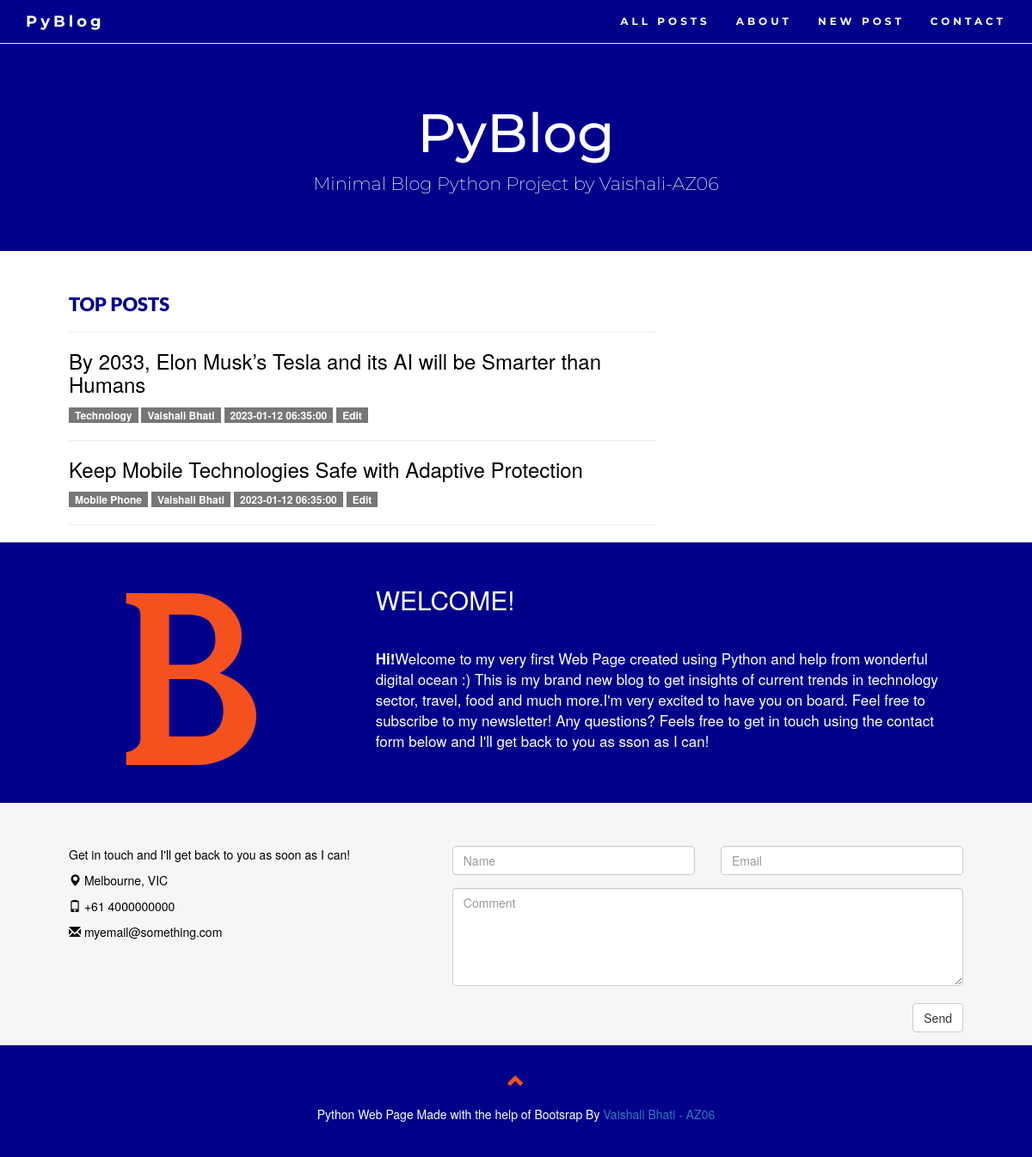
The page / on the database its author committed.
### tables this page shows
CREATE TABLE posts (
    id INTEGER PRIMARY KEY AUTOINCREMENT,
    created TIMESTAMP NOT NULL DEFAULT CURRENT_TIMESTAMP,
    label TEXT NOT NULL,
    title TEXT NOT NULL,
    content TEXT NOT NULL,
    author TEXT NOT NULL
);

### app.py (the view)
@app.route('/')
def index():
    conn = get_db_connection()
    posts = conn.execute('SELECT * FROM posts').fetchall()
    conn.close()
    return render_template('index.html', posts=posts)

### app.py (called while the page is built)
def get_db_connection():
    conn = sqlite3.connect('database.db')
    conn.row_factory = sqlite3.Row
    return conn

### templates/index.html
{% extends 'base.html' %}
{% block content %}
<h1 class="v-h1">{% block title %} Top Posts {% endblock %}</h1>
<hr>
{% for post in posts %}
<a href="{{ url_for('post', post_id=post['id']) }}">
    <h2 class="v-blogtitle">{{ post['title'] }}</h2>
</a>
<span class="badge badge-primary v-badge"">{{ post['label'] }}</span>
<span class=" badge badge-primary v-badge">{{ post['author'] }}</span>
<span class="badge badge-primary v-badge">{{ post['created'] }}</span>
<a href="{{ url_for('edit', id=post['id']) }}">
    <span class="badge badge-warning v-badge">Edit</span>
</a>
<hr>
{% endfor %}
{% endblock %}

### templates/base.html (shortened to what this page needs)
<!DOCTYPE html>
<html lang="en">
<head>
    <link rel="stylesheet" href="{{ url_for('static', filename= 'css/style.css') }}">
    <link rel="stylesheet" href="https://maxcdn.bootstrapcdn.com/bootstrap/3.4.1/css/bootstrap.min.css">
</head>
<body id="myPage" data-spy="scroll" data-target=".navbar" data-offset="60">
    <nav class="navbar navbar-default navbar-fixed-top">
        <div class="container">
            <div class="navbar-header">
                <a class="navbar-brand" href="{{ url_for('index')}}">PyBlog</a>
            </div>
            <div class="collapse navbar-collapse" id="myNavbar">
                <ul class="nav navbar-nav navbar-right">
                    <li><a href="#v-blog">ALL POSTS</a></li>
                    <li><a href="#about">ABOUT</a></li>
                    <li><a href="{{url_for('create')}}">NEW POST</a></li>
                    <li><a href="#contact">CONTACT</a></li>
                </ul>
            </div>
        </div>
    </nav>
    <div class="jumbotron text-center">
        <h1>PyBlog</h1>
        <p id="v-blog">Minimal Blog Python Project by Vaishali-AZ06</p>
    </div>
    <div id="about" class="container-fluid">
        <div class="row">
            <div class="col-sm-8">
                {% block content %} {% endblock %}
            </div>
        </div>
    </div>
    <div class="container-fluid v-bg-blue">
        <div class="row">
            <div class="col-sm-4">
                <span class="glyphicon glyphicon-bold logo v-glyph"></span>
            </div>
            <div class="col-sm-8">
                <h2>Welcome!</h2><br>
                <h4 class="v-h4"><strong>Hi!</strong>Welcome to my very first Web Page created using
                    Python and help from wonderful digital ocean :)
                    This is my brand new blog to get insights of current trends in technology sector, travel, food and
                    much more.I'm very excited to have you on board. Feel free to subscribe to my newsletter!
                    Any questions? Feels free to get in touch using the contact form below and I'll get back to you as
                    sson as I can!
                </h4><br>
            </div>
        </div>
    </div>
    <div id="contact" class="container-fluid v-padding bg-grey">
        <div class="row">
            <div class="col-sm-5">
                <p>Get in touch and I'll get back to you as soon as I can!</p>
                <p><span class="glyphicon glyphicon-map-marker"></span> Melbourne, VIC</p>
                <p><span class="glyphicon glyphicon-phone"></span> +61 4000000000</p>
                <p><span class="glyphicon glyphicon-envelope"></span> myemail@something.com</p>
            </div>
            <div class="col-sm-7">
                <div class="row">
                    <div class="col-sm-6 form-group">
                        <input class="form-control" id="name" name="name" placeholder="Name" type="text" required>
                    </div>
                    <div class="col-sm-6 form-group">
                        <input class="form-control" id="email" name="email" placeholder="Email" type="email" required>
                    </div>
                </div>
                <textarea class="form-control" id="comments" name="comments" placeholder="Comment"
                    rows="5"></textarea><br>
                <div class="row">
                    <div class="col-sm-12 form-group">
                        <button class="btn btn-default pull-right" type="submit">Send</button>
                    </div>
                </div>
            </div>
        </div>
    </div>
    <footer class="container-fluid text-center v-bg-blue">
        <a href="#myPage" title="To Top">
            <span class="glyphicon glyphicon-chevron-up"></span>
        </a>
        <p>Python Web Page Made with the help of Bootsrap By <a href="#">Vaishali Bhati - AZ06</a></p>
    </footer>
</body>
</html>

### static/css/style.css (style rules this page uses)
.v-padding { padding-top: 50px !important; color: #000; }
.v-glyph { margin-top: 30px; margin-left: 50px; }
.v-bg-blue { background: #00008B !important; color: #fff; padding-top: 30px; padding-bottom: 30px; }
.v-h1 { font-weight: 900; font-family: Lato, sans-serif; text-transform: uppercase; color: #00008B !important; font-size: 22px; }
.v-blogtitle { font-size: 24px; text-transform: inherit; color: #000; }
.v-badge { border-radius: 0 !important; }
body { font: 400 15px Lato, sans-serif; line-height: 1.8; color: #818181 !important; }
h2 { font-size: 24px; text-transform: uppercase; color: #303030; font-weight: 600; margin-bottom: 30px; }
.v-h4 { font-size: 17px; line-height: 24px; }
h4 { font-size: 19px; line-height: 1.375em; color: #303030; font-weight: 400; margin-bottom: 30px; }
.jumbotron { background-color: #00008B !important; color: #fff !important; padding: 100px 25px; font-family: Montserrat, sans-serif; padding-top: 100px !important; }
.container-fluid { padding-left: 80px !important; padding-right: 80px !important; }
.bg-grey { background-color: #f6f6f6; }
.logo { color: #f4511e; font-size: 200px; }
.navbar { margin-bottom: 0; top: 25px; background-color: #f4511e; z-index: 9999; border: 0; font-size: 12px !important; line-height: 1.42857143 !important; letter-spacing: 4px; border-radius: 0; font-family: Montserrat, sans-serif; }
.navbar li a, .navbar .navbar-brand { color: #fff !important; font-weight: 700; }
.navbar-brand { font-size: 20px; }
.navbar-default { background-color: #00008B !important; }
footer .glyphicon { font-size: 20px; margin-bottom: 20px; color: #f4511e; }

### rows shown on the page
posts: title "By 2033, Elon Musk’s Tesla and its AI will be Smarter than Humans", label "Technology", author "Vaishali Bhati", created "2023-01-12 06:35:00"
posts: title "Keep Mobile Technologies Safe with Adaptive Protection", label "Mobile Phone", author "Vaishali Bhati", created "2023-01-12 06:35:00"
